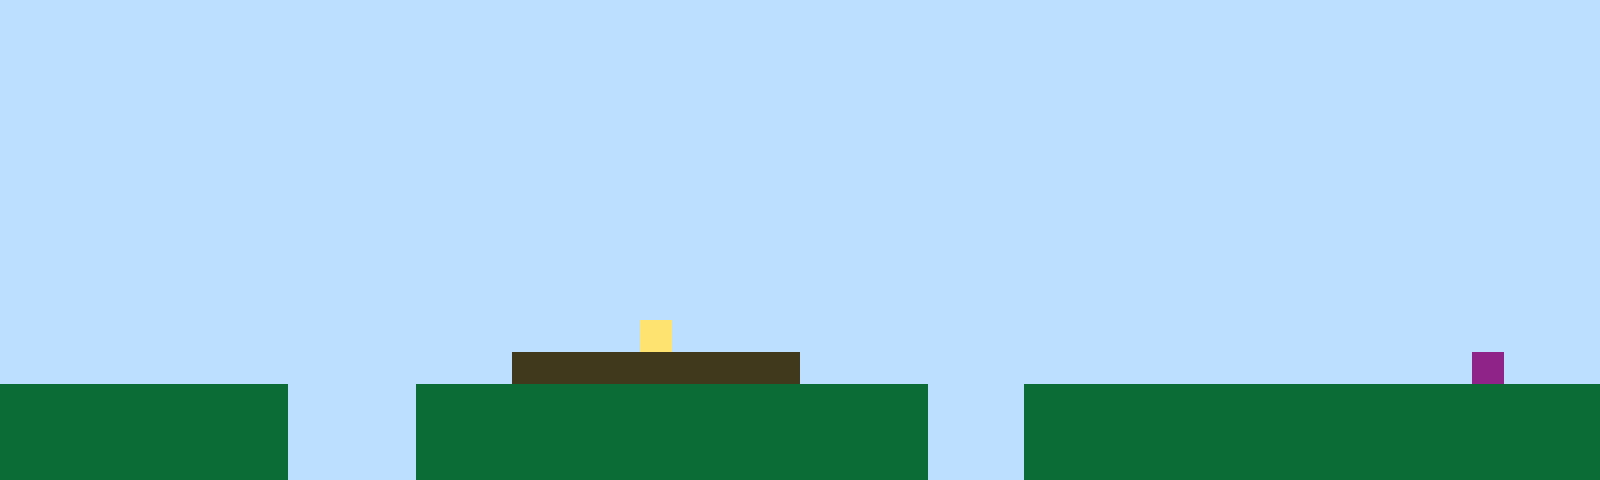

Below is a game level as drawn by its tile map, then a one-line description and the .tmx file that defines it, in full:
An orthogonal 50x15 tile map with 32x32 px tiles, 1 tile layer (Tile Layer 1).

<map version="1.10" tiledversion="1.11.2" orientation="orthogonal" renderorder="right-up" width="50" height="15" tilewidth="32" tileheight="32" infinite="0" nextlayerid="2" nextobjectid="1"><editorsettings><export target="map1.csv" format="csv" /></editorsettings><tileset firstgid="1" name="sprites" tilewidth="32" tileheight="32" tilecount="6" columns="3"><image source="sprites.png" width="96" height="64" /></tileset><layer id="1" name="Tile Layer 1" width="50" height="15"><data encoding="csv">1,1,1,1,1,1,1,1,1,1,1,1,1,1,1,1,1,1,1,1,1,1,1,1,1,1,1,1,1,1,1,1,1,1,1,1,1,1,1,1,1,1,1,1,1,1,1,1,1,1,1,1,1,1,1,1,1,1,1,1,1,1,1,1,1,1,1,1,1,1,1,1,1,1,1,1,1,1,1,1,1,1,1,1,1,1,1,1,1,1,1,1,1,1,1,1,1,1,1,1,1,1,1,1,1,1,1,1,1,1,1,1,1,1,1,1,1,1,1,1,1,1,1,1,1,1,1,1,1,1,1,1,1,1,1,1,1,1,1,1,1,1,1,1,1,1,1,1,1,1,1,1,1,1,1,1,1,1,1,1,1,1,1,1,1,1,1,1,1,1,1,1,1,1,1,1,1,1,1,1,1,1,1,1,1,1,1,1,1,1,1,1,1,1,1,1,1,1,1,1,1,1,1,1,1,1,1,1,1,1,1,1,1,1,1,1,1,1,1,1,1,1,1,1,1,1,1,1,1,1,1,1,1,1,1,1,1,1,1,1,1,1,1,1,1,1,1,1,1,1,1,1,1,1,1,1,1,1,1,1,1,1,1,1,1,1,1,1,1,1,1,1,1,1,1,1,1,1,1,1,1,1,1,1,1,1,1,1,1,1,1,1,1,1,1,1,1,1,1,1,1,1,1,1,1,1,1,1,1,1,1,1,1,1,1,1,1,1,1,1,1,1,1,1,1,1,1,1,1,1,1,1,1,1,1,1,1,1,1,1,1,1,1,1,1,1,1,1,1,1,1,1,1,1,1,1,1,1,1,1,1,1,1,1,1,1,1,1,1,1,1,1,1,1,1,1,1,1,1,1,1,1,1,1,1,1,1,1,1,1,1,1,1,1,1,1,1,1,1,1,1,1,1,1,1,1,1,1,1,1,1,1,1,1,1,1,1,1,1,1,1,1,1,1,1,1,1,1,1,1,1,1,1,1,1,1,1,1,1,1,1,1,1,1,1,1,1,1,1,1,1,1,1,1,1,1,1,1,1,1,1,1,1,1,1,1,1,1,1,1,1,1,1,1,1,1,1,1,1,1,1,1,1,1,1,1,1,1,1,1,1,1,1,1,1,1,1,1,1,1,1,1,1,1,1,1,1,1,1,1,1,1,1,1,1,1,1,1,1,1,4,1,1,1,1,1,1,1,1,1,1,1,1,1,1,1,1,1,1,1,1,1,1,1,1,1,1,1,1,1,1,1,1,1,1,1,1,1,1,1,1,1,1,1,1,1,3,3,3,3,3,3,3,3,3,1,1,1,1,1,1,1,1,1,1,1,1,1,1,1,1,1,1,1,1,1,6,1,1,1,2,2,2,2,2,2,2,2,2,1,1,1,1,2,2,2,2,2,2,2,2,2,2,2,2,2,2,2,2,1,1,1,2,2,2,2,2,2,2,2,2,2,2,2,2,2,2,2,2,2,2,2,2,2,2,2,2,2,2,1,1,1,1,2,2,2,2,2,2,2,2,2,2,2,2,2,2,2,2,1,1,1,2,2,2,2,2,2,2,2,2,2,2,2,2,2,2,2,2,2,2,2,2,2,2,2,2,2,2,1,1,1,1,2,2,2,2,2,2,2,2,2,2,2,2,2,2,2,2,1,1,1,2,2,2,2,2,2,2,2,2,2,2,2,2,2,2,2,2,2</data></layer></map>
